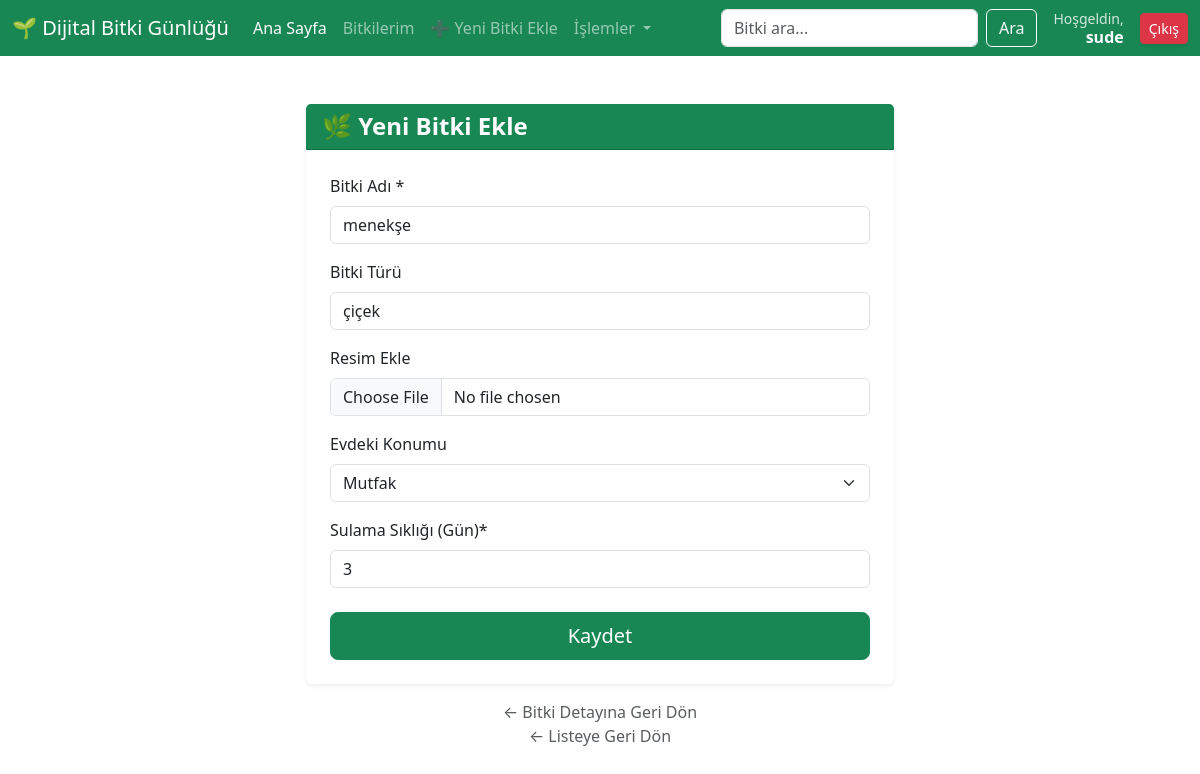
Screenshot of /plant/3/update (signed in) with the database file from the repository.
### plants/models.py (models this page shows, shortened)
class Plant(models.Model):
    name= models.CharField(max_length=100, verbose_name="Bitki Adı ")
    species = models.CharField(max_length=100, blank=True, verbose_name="Bitki Türü ")
    added_date = models.DateField(verbose_name="Ekleme Tarihi ", auto_now_add=True)
    photo = models.ImageField(upload_to="plant_photos/", blank=True, null=True, verbose_name="Resim Ekle ")  # Fotoğraf
    location = models.CharField(max_length=100, choices=LOCATION_CHOICES, blank=True, verbose_name="Evdeki Konumu")
    irrigation_frequency = models.PositiveIntegerField(verbose_name="Sulama Sıklığı (Gün)")
    def get_absolute_url(self):
        return reverse('plant:detail', args=[str(self.id)])

### plants/views.py (the view)
# urls.py: path('<int:id>/update',plant_update,name='update'),
def plant_update(request,id):
    if not request.user.is_authenticated:
        return Http404("Giriş yapmalısınız.")
    plant = get_object_or_404(Plant, id=id)
    form = PlantForm(request.POST or None, request.FILES or None, instance=plant)
    if form.is_valid():
        form.save()
        messages.success(request, 'Bitki kaydı başarıyla güncellendi!',extra_tags='mesaj-basarili')
        return HttpResponseRedirect(plant.get_absolute_url())
    context = {'form': form, 'plant': plant}
    return render(request, 'plant/form.html', context)

### plants/forms.py
class PlantForm(forms.ModelForm):
    class Meta:
        model = Plant
        fields = [
            'name',
            'species',
            'photo',
            'location',
            'irrigation_frequency'
        ]

### templates/plant/form.html (shortened to what this page needs)
{% extends "base.html" %}
{% load crispy_forms_tags %}
{% block body %}
<div class="row justify-content-center mt-4">
    <div class="col-md-6"> <div class="card shadow-sm border-0">
            <div class="card-header bg-success text-white">
                <h4 class="mb-0 fw-bold">🌿 Yeni Bitki Ekle</h4>
            </div>
            <div class="card-body p-4">
                <form method="POST" enctype="multipart/form-data">
                    {{ form|crispy }}
                    <div class="d-grid mt-4">
                        <button type="submit" class="btn btn-success btn-lg">
                             Kaydet
                        </button>
                    </div>
                </form>
            </div>
        </div>
        <div class="text-center mt-3">
            <a href="{{plant.get_absolute_url}}" class="text-muted text-decoration-none">
                &larr; Bitki Detayına Geri Dön
            </a> <br>
            <a href="{% url 'plant:index' %}" class="text-muted text-decoration-none">
                &larr; Listeye Geri Dön
            </a> <br>
        </div>
    </div>
</div>
{% endblock %}

### templates/header.html (shortened to what this page needs)
<nav class="navbar navbar-expand-lg navbar-dark bg-success fixed-top">
  <div class="container-fluid">
    <a class="navbar-brand" href="{% url 'home' %}">
        🌱 Dijital Bitki Günlüğü
    </a>
    <div class="collapse navbar-collapse" id="navbarSupportedContent">
      <ul class="navbar-nav me-auto mb-2 mb-lg-0">
        <li class="nav-item">
          <a class="nav-link active" aria-current="page" href="{% url 'home' %}">Ana Sayfa</a>
        </li>
        <li class="nav-item">
          <a class="nav-link" href="{% url 'plant:index' %}">Bitkilerim</a>
        </li>
        {% if request.user.is_authenticated %}
          <li class="nav-item">
            <a class="nav-link" href="{% url 'plant:create' %}">➕ Yeni Bitki Ekle</a>
          </li>
        {% endif %}
        <li class="nav-item dropdown">
          <a class="nav-link dropdown-toggle" href="#" role="button" data-bs-toggle="dropdown">
            İşlemler
          </a>
        </li>
      </ul>
      <div class="d-flex align-items-center">
          <form class="d-flex" role="search" method="GET" action="{% url 'plant:index' %}">
            <input class="form-control me-2" type="search" name="q" placeholder="Bitki ara..." aria-label="Search">
            <button class="btn btn-outline-light" type="submit">Ara</button>
          </form>
          <div class="ms-3 d-flex align-items-center">
             {% if request.user.is_authenticated %}
                <div class="text-white me-3 text-end d-none d-lg-block" style="line-height: 1.2;">
                    <small style="opacity: 0.8;">Hoşgeldin,</small><br>
                    <strong>{{ request.user.username }}</strong>
                </div>
                <a href="/admin/logout/" class="btn btn-danger btn-sm shadow-sm">
                    Çıkış
                </a>
             {% endif %}
          </div>
      </div>
    </div>
  </div>
</nav>

### templates/base.html (style rules this page uses)
body { padding-top: 80px; }

### rows the page displays
Plant: name "menekşe", species "çiçek", location "Mutfak", irrigation_frequency "3"

### other values shown
{{ request.user.username }} "sude"
